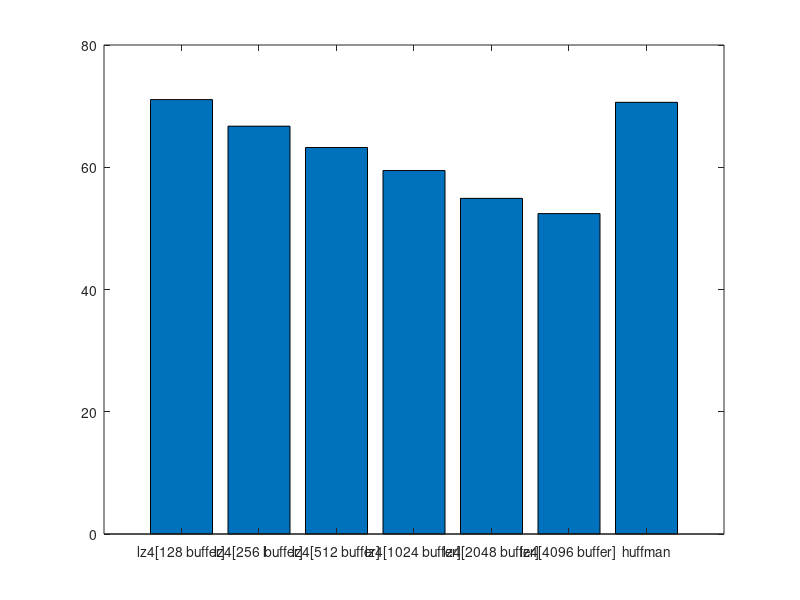

The MATLAB script that drew this image:
% Bar Plot

averages = [71.07; 66.72; 63.23; 59.46; 54.91; 52.42; 70.62]';

file_names = {'lz4[128 buffer]','lz4[256 buffer]','lz4[512 buffer]','lz4[1024 buffer]','lz4[2048 buffer]','lz4[4096 buffer]','huffman'};

x = averages;

plot = bar(x);
%plot(1).FaceColor = [1 .4 0];
set(gca, 'xticklabel',file_names, 'xticklabelrotation', 90);